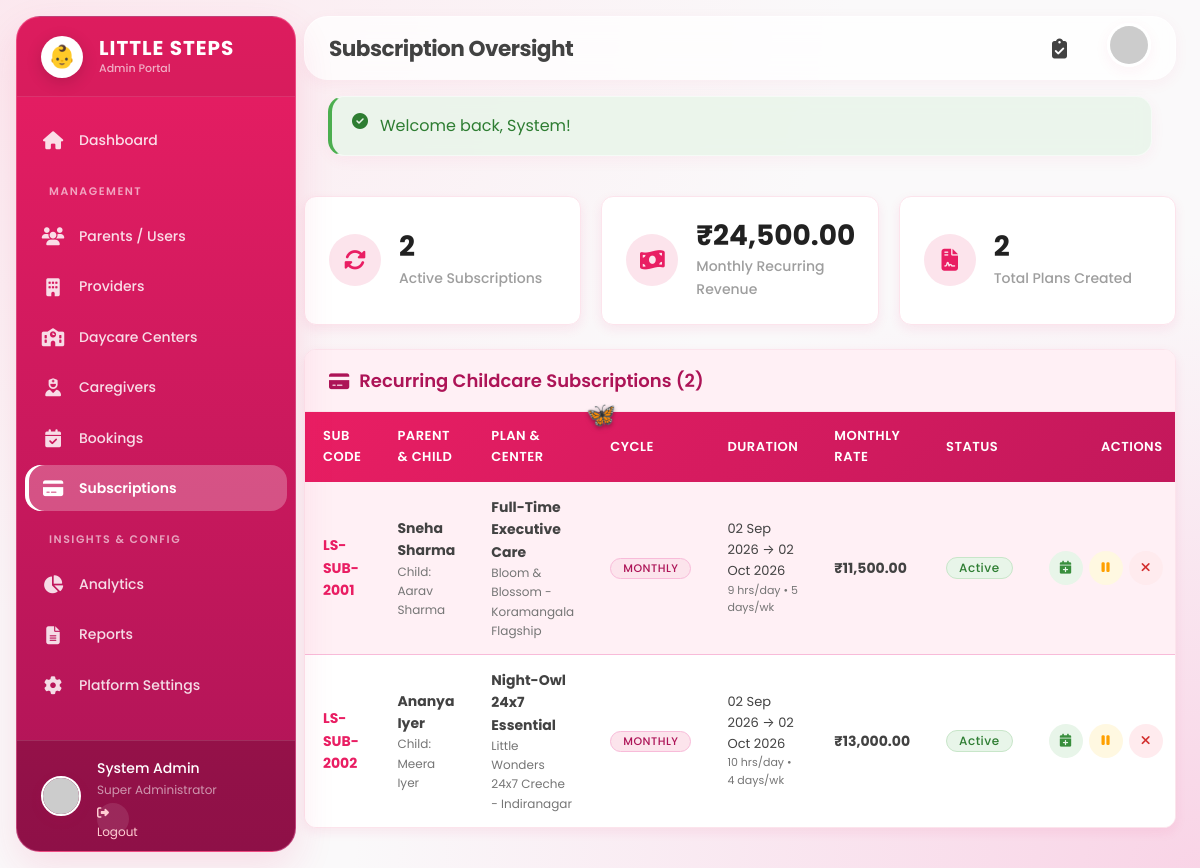
/admin/subscriptions.php (signed in), run on the app's committed database.
### tables this page shows
CREATE TABLE `subscriptions` (
  `id` bigint(20) UNSIGNED NOT NULL AUTO_INCREMENT,
  `subscription_code` varchar(20) NOT NULL,
  `user_id` bigint(20) UNSIGNED NOT NULL,
  `center_id` bigint(20) UNSIGNED NOT NULL,
  `plan_name` varchar(100) NOT NULL,
  `plan_type` enum('weekly','monthly','quarterly','yearly','custom') NOT NULL DEFAULT 'monthly',
  `start_date` date NOT NULL,
  `end_date` date NOT NULL,
  `billing_cycle_day` int(2) DEFAULT 1,
  `monthly_amount` decimal(10,2) NOT NULL,
  `total_amount` decimal(10,2) NOT NULL,
  `amount_paid` decimal(10,2) DEFAULT 0.00,
  `discount_percentage` decimal(5,2) DEFAULT 0.00,
  `auto_renew` tinyint(1) NOT NULL DEFAULT 1,
  `status` enum('active','paused','expired','cancelled') NOT NULL DEFAULT 'active',
  `child_name` varchar(100) NOT NULL,
  `included_hours_per_day` int(11) DEFAULT 8,
  `included_days_per_week` int(11) DEFAULT 5,
  `notes` text DEFAULT NULL,
  `cancelled_at` datetime DEFAULT NULL,
  `cancellation_reason` text DEFAULT NULL,
  `created_at` timestamp NOT NULL DEFAULT current_timestamp(),
  `updated_at` timestamp NOT NULL DEFAULT current_timestamp() ON UPDATE current_timestamp(),
  PRIMARY KEY (`id`),
  UNIQUE KEY `subscription_code` (`subscription_code`),
  KEY `user_id` (`user_id`),
  KEY `center_id` (`center_id`),
  KEY `status` (`status`),
  CONSTRAINT `fk_subs_user` FOREIGN KEY (`user_id`) REFERENCES `users` (`id`) ON DELETE CASCADE,
  CONSTRAINT `fk_subs_center` FOREIGN KEY (`center_id`) REFERENCES `daycare_centers` (`id`) ON DELETE CASCADE
);

CREATE TABLE `users` (
  `id` bigint(20) UNSIGNED NOT NULL AUTO_INCREMENT,
  `email` varchar(100) NOT NULL,
  `password` varchar(255) NOT NULL,
  `first_name` varchar(50) NOT NULL,
  `last_name` varchar(50) NOT NULL,
  `phone` varchar(20) DEFAULT NULL,
  `address` text DEFAULT NULL,
  `city` varchar(50) DEFAULT NULL,
  `state` varchar(50) DEFAULT NULL,
  `pincode` varchar(15) DEFAULT NULL,
  `profile_image` varchar(255) DEFAULT NULL,
  `role` enum('parent','admin') NOT NULL DEFAULT 'parent',
  `is_active` tinyint(1) NOT NULL DEFAULT 1,
  `email_verified` tinyint(1) NOT NULL DEFAULT 1,
  `verification_token` varchar(100) DEFAULT NULL,
  `last_login` datetime DEFAULT NULL,
  `created_at` timestamp NOT NULL DEFAULT current_timestamp(),
  `updated_at` timestamp NOT NULL DEFAULT current_timestamp() ON UPDATE current_timestamp(),
  PRIMARY KEY (`id`),
  UNIQUE KEY `email` (`email`),
  KEY `role` (`role`),
  KEY `is_active` (`is_active`)
);

CREATE TABLE `daycare_centers` (
  `id` bigint(20) UNSIGNED NOT NULL AUTO_INCREMENT,
  `provider_id` bigint(20) UNSIGNED NOT NULL,
  `name` varchar(100) NOT NULL,
  `type` enum('daycare','creche','preschool','babysitting','after_school') NOT NULL DEFAULT 'daycare',
  `address` text NOT NULL,
  `area` varchar(100) DEFAULT NULL,
  `city` varchar(50) NOT NULL,
  `state` varchar(50) NOT NULL,
  `pincode` varchar(15) NOT NULL,
  `latitude` decimal(10,8) DEFAULT NULL,
  `longitude` decimal(11,8) DEFAULT NULL,
  `contact_phone` varchar(20) DEFAULT NULL,
  `contact_email` varchar(100) DEFAULT NULL,
  `images` json DEFAULT NULL,
  `description` text DEFAULT NULL,
  `amenities` json DEFAULT NULL,
  `curriculum` varchar(100) DEFAULT NULL,
  `min_age_months` int(11) DEFAULT 0,
  `max_age_years` int(11) DEFAULT 12,
  `capacity` int(11) DEFAULT 30,
  `current_occupancy` int(11) DEFAULT 0,
  `operating_hours_start` time DEFAULT '07:00:00',
  `operating_hours_end` time DEFAULT '20:00:00',
  `is_24x7` tinyint(1) NOT NULL DEFAULT 0,
  `meals_included` tinyint(1) NOT NULL DEFAULT 1,
  `transport_available` tinyint(1) NOT NULL DEFAULT 1,
  `cctv_enabled` tinyint(1) NOT NULL DEFAULT 1,
  `pricing_hourly` decimal(10,2) DEFAULT 150.00,
  `pricing_daily` decimal(10,2) DEFAULT 800.00,
  `pricing_monthly` decimal(10,2) DEFAULT 9500.00,
  `status` enum('active','inactive','maintenance') NOT NULL DEFAULT 'active',
  `rating` decimal(3,2) DEFAULT 4.80,
  `total_reviews` int(11) DEFAULT 0,
  `created_at` timestamp NOT NULL DEFAULT current_timestamp(),
  `updated_at` timestamp NOT NULL DEFAULT current_timestamp() ON UPDATE current_timestamp(),
  PRIMARY KEY (`id`),
  KEY `provider_id` (`provider_id`),
  KEY `city` (`city`),
  KEY `is_24x7` (`is_24x7`),
  KEY `status` (`status`),
  CONSTRAINT `fk_centers_provider` FOREIGN KEY (`provider_id`) REFERENCES `providers` (`id`) ON DELETE CASCADE
);

### admin/subscriptions.php (the view, shortened to what this page needs)
<?php
require_once __DIR__ . '/../config/functions.php';
$conn = getDBConnection();
$subsQuery = "
    SELECT s.*, u.first_name, u.last_name, u.email as parent_email,
           c.name as center_name, p.business_name
    FROM subscriptions s
    JOIN users u ON s.user_id = u.id
    JOIN daycare_centers c ON s.center_id = c.id
    JOIN providers p ON c.provider_id = p.id
    ORDER BY s.created_at DESC
";
$subscriptions = $conn->query($subsQuery)->fetch_all(MYSQLI_ASSOC);
$totalActiveSubs = 0;
$monthlyRecurring = 0.0;
foreach($subscriptions as $s) {
    if ($s['status'] === 'active') {
        $totalActiveSubs++;
        $monthlyRecurring += (float)$s['monthly_amount'];
    }
}
require_once __DIR__ . '/includes/header.php';
?>
<div class="admin-stats-grid">
    <div class="admin-stat-card">
        <div class="admin-stat-icon">
            <i class="fas fa-sync-alt"></i>
        </div>
        <div class="admin-stat-details">
            <div class="stat-val"><?= $totalActiveSubs ?></div>
            <div class="stat-lbl">Active Subscriptions</div>
        </div>
    </div>
    <div class="admin-stat-card">
        <div class="admin-stat-icon">
            <i class="fas fa-money-bill-wave"></i>
        </div>
        <div class="admin-stat-details">
            <div class="stat-val"><?= formatCurrency($monthlyRecurring) ?></div>
            <div class="stat-lbl">Monthly Recurring Revenue</div>
        </div>
    </div>
    <div class="admin-stat-card">
        <div class="admin-stat-icon">
            <i class="fas fa-file-contract"></i>
        </div>
        <div class="admin-stat-details">
            <div class="stat-val"><?= count($subscriptions) ?></div>
            <div class="stat-lbl">Total Plans Created</div>
        </div>
    </div>
</div>
<div class="table-container">
    <div class="table-header-bar">
        <h3 class="table-header-title">
            <i class="fas fa-credit-card"></i> Recurring Childcare Subscriptions (<?= count($subscriptions) ?>)
        </h3>
    </div>
    <div style="overflow-x: auto;">
        <table class="admin-table">
            <thead>
                <tr>
                    <th>Sub Code</th>
                    <th>Parent & Child</th>
                    <th>Plan & Center</th>
                    <th>Cycle</th>
                    <th>Duration</th>
                    <th>Monthly Rate</th>
                    <th>Status</th>
                    <th style="text-align: right;">Actions</th>
                </tr>
            </thead>
            <tbody>
                <?php if (empty($subscriptions)): ?>
                    <tr>
                        <td colspan="8" style="text-align: center; padding: 36px; color: #9E9E9E;">
                            No active recurring subscriptions found.
                        </td>
                    </tr>
                <?php else: ?>
                    <?php foreach ($subscriptions as $s): ?>
                        <tr>
                            <td>
                                <strong style="color: var(--admin-pink);"><?= htmlspecialchars($s['subscription_code']) ?></strong>
                            </td>
                            <td>
                                <strong><?= htmlspecialchars($s['first_name'] . ' ' . $s['last_name']) ?></strong>
                                <div style="font-size: 12px; color: #757575;">Child: <?= htmlspecialchars($s['child_name']) ?></div>
                            </td>
                            <td>
                                <strong><?= htmlspecialchars($s['plan_name']) ?></strong>
                                <div style="font-size: 12px; color: #757575;"><?= htmlspecialchars($s['center_name']) ?></div>
                            </td>
                            <td>
                                <span class="badge badge-pink" style="font-size: 11px; text-transform: uppercase;">
                                    <?= htmlspecialchars($s['plan_type']) ?>
                                </span>
                            </td>
                            <td>
                                <div style="font-size: 13px;"><?= formatDate($s['start_date']) ?> → <?= formatDate($s['end_date']) ?></div>
                                <div style="font-size: 11px; color: #757575;">
                                    <?= $s['included_hours_per_day'] ?> hrs/day • <?= $s['included_days_per_week'] ?> days/wk
                                </div>
                            </td>
                            <td>
                                <strong><?= formatCurrency($s['monthly_amount']) ?></strong>
                            </td>
                            <td>
                                <span class="badge badge-<?= htmlspecialchars($s['status']) ?>">
                                    <?= htmlspecialchars($s['status']) ?>
                                </span>
                            </td>
                            <td style="text-align: right;">
                                <div class="btn-group-action">
                                    <form method="POST" style="display: inline;" onsubmit="return confirm('Extend subscription by 30 days?');">
                                        <button type="submit" class="btn-icon btn-icon-approve" title="Extend 30 Days">
                                            <i class="fas fa-calendar-plus"></i>
                                        </button>
                                    </form>
                                    <?php if ($s['status'] === 'active'): ?>
                                        <form method="POST" style="display: inline;" onsubmit="return confirm('Pause this subscription?');">
                                            <button type="submit" class="btn-icon btn-icon-edit" title="Pause Subscription">
                                                <i class="fas fa-pause"></i>
                                            </button>
                                        </form>
                                    <?php endif; ?>
                                    <?php if ($s['status'] !== 'cancelled'): ?>
                                        <form method="POST" style="display: inline;" onsubmit="return confirm('Cancel this subscription?');">
                                            <button type="submit" class="btn-icon btn-icon-delete" title="Cancel Subscription">
                                                <i class="fas fa-times"></i>
                                            </button>
                                        </form>
                                    <?php endif; ?>
                                </div>
                            </td>
                        </tr>
                    <?php endforeach; ?>
                <?php endif; ?>
            </tbody>
        </table>
    </div>
</div>
<?php require_once __DIR__ . '/includes/footer.php'; ?>

### assets/css/style.css (style rules this page uses)
:root { --main-pink: #E91E63; --light-pink: #FCE4EC; --dark-pink: #AD1457; --accent-pink: #F50057; --pastel-pink: #F8BBD9; --baby-pink: #FFF0F5; --white: #FFFFFF; --off-white: #FAF9FA; --light-gray: #F5F5F5; --medium-gray: #9E9E9E; --dark-gray: #424242; --near-black: #212121; --success: #4CAF50; --warning: #FF9800; --danger: #F44336; --info: #2196F3; --success-bg: #E8F5E9; --warning-bg: #FFF3E0; --danger-bg: #FFEBEE; --info-bg: #E3F2FD; --glass-bg: rgba(255, 255, 255, 0.75); --glass-border: rgba(255, 255, 255, 0.6); --glass-blur: blur(12px); --font-primary: 'Poppins', -apple-system, BlinkMacSystemFont, 'Segoe UI', Roboto, 'Helvetica Neue', Arial, sans-serif; --space-xs: 4px; --space-sm: 8px; --space-md: 16px; --space-lg: 24px; --space-xl: 32px; --space-2xl: 48px; --space-3xl: 64px; --radius-sm: 12px; --radius-md: 16px; --radius-lg: 24px; --radius-xl: 32px; --radius-full: 9999px; --shadow-sm: 0 4px 15px rgba(233,30,99,0.05); --shadow-md: 0 8px 30px rgba(233,30,99,0.08); --shadow-lg: 0 16px 40px rgba(233,30,99,0.12); --shadow-xl: 0 24px 60px rgba(233,30,99,0.15); }
* { margin: 0; padding: 0; box-sizing: border-box; }
body { font-family: var(--font-primary); background-color: var(--off-white); background-image: radial-gradient(at 0% 0%, rgba(252, 228, 236, 0.8) 0px, transparent 50%), radial-gradient(at 100% 100%, rgba(248, 187, 217, 0.6) 0px, transparent 50%); background-attachment: fixed; color: var(--dark-gray); line-height: 1.6; font-size: 16px; }
h1, h2, h3, h4, h5, h6 { color: var(--near-black); font-weight: 700; }
h3 { font-size: 1.35rem; line-height: 1.4; margin-bottom: var(--space-sm); }
.btn-icon { width: 36px; height: 36px; padding: 0; display: inline-flex; align-items: center; justify-content: center; }
.table-container { border-radius: var(--radius-md); overflow-x: auto; background: rgba(255, 255, 255, 0.5); border: 1px solid var(--glass-border); }
.badge { display: inline-flex; align-items: center; padding: 6px 14px; font-size: 12px; font-weight: 600; border-radius: var(--radius-full); line-height: 1; letter-spacing: 0.5px; }
.badge-pink { background: var(--light-pink); color: var(--dark-pink); border: 1px solid rgba(233, 30, 99, 0.2); }

### data on the page
subscriptions: subscription_code "LS-SUB-2001", user.last_name "Sneha Sharma", child_name "Aarav Sharma", plan_name "Full-Time Executive Care", center.name "Bloom & Blossom - Koramangala Flagship", plan_type "MONTHLY", start_date "02 Sep 2026", end_date "02 Oct 2026", included_hours_per_day "9", included_days_per_week "5", monthly_amount "₹11,500.00", status "Active"
subscriptions: subscription_code "LS-SUB-2002", user.last_name "Ananya Iyer", child_name "Meera Iyer", plan_name "Night-Owl 24x7 Essential", center.name "Little Wonders 24x7 Creche - Indiranagar", plan_type "MONTHLY", start_date "02 Sep 2026", end_date "02 Oct 2026", included_hours_per_day "10", included_days_per_week "4", monthly_amount "₹13,000.00", status "Active"

### other printed values
$pageTitleHeader "Subscription Oversight"
$flash['message'] "Welcome back, System!"
$totalActiveSubs "2"
formatCurrency($monthlyRecurring) "₹24,500.00"
count($subscriptions) "2"
